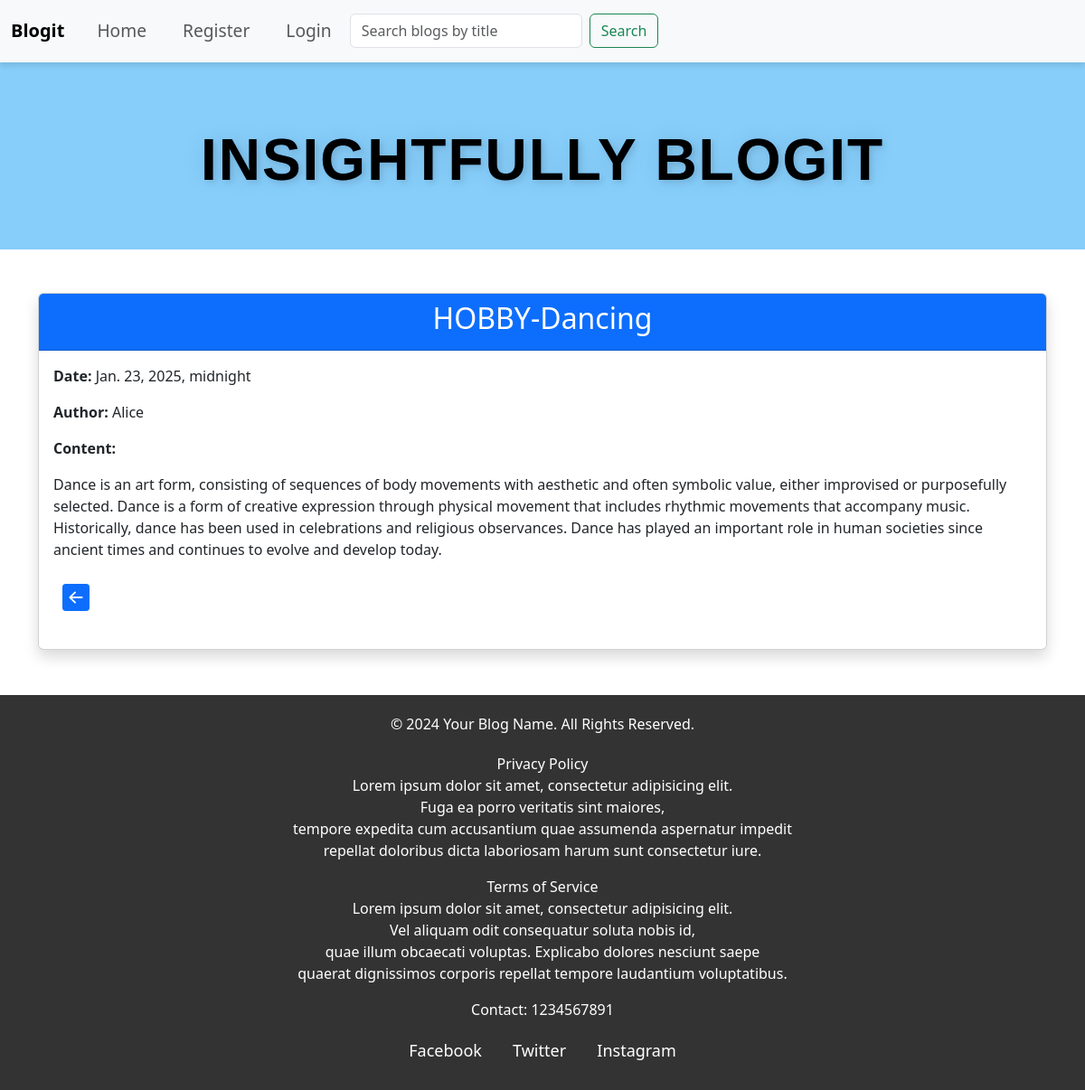
Page /detailedview/6/ on the earlier database version.
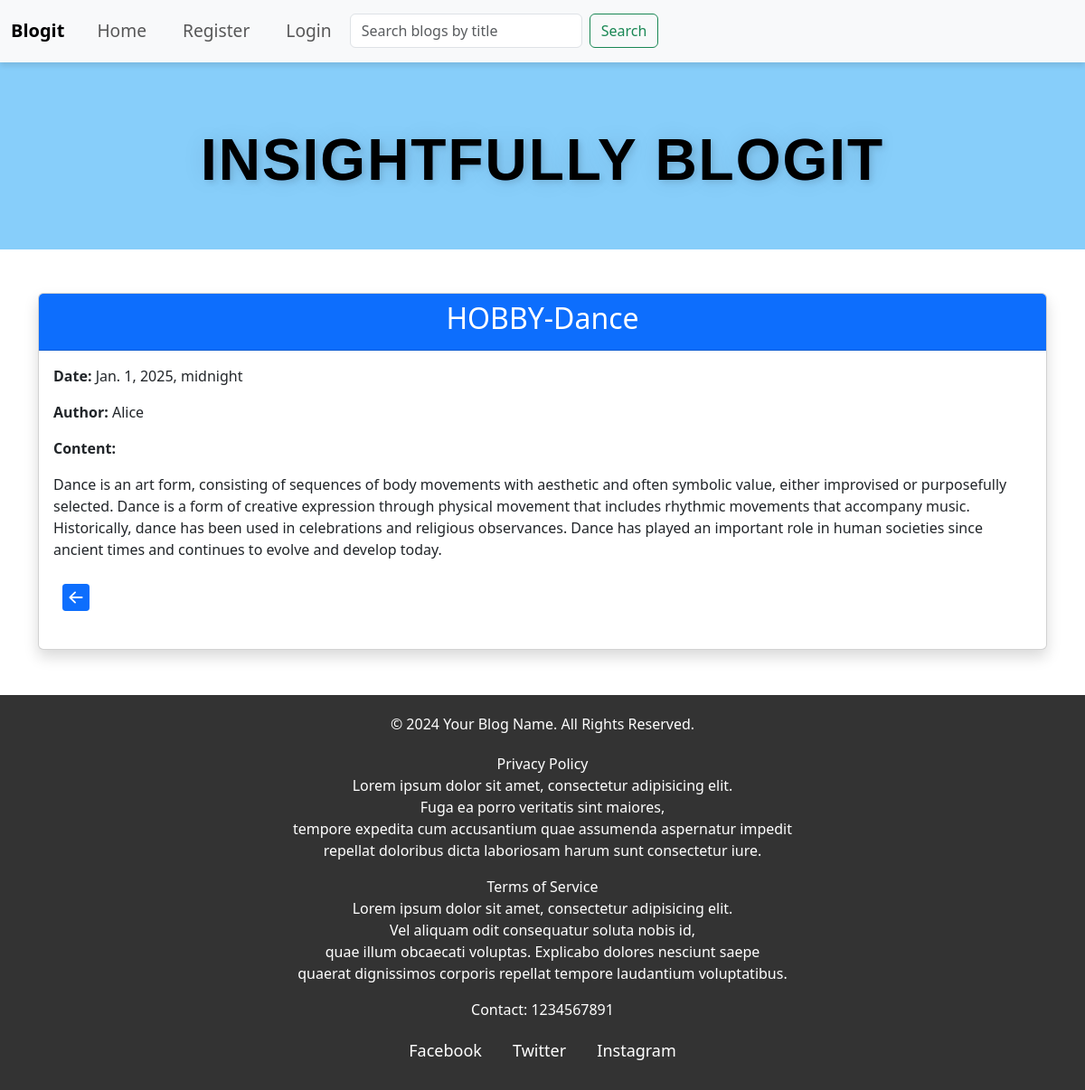
Same page on the later database version.
### blogit/models.py (models this page shows)
class BlogDetailss(models.Model):
    uid=models.CharField(max_length=10)
    blog_title = models.CharField(max_length=100)
    blog_date = models.DateTimeField(auto_now_add=True)
    blog_author = models.CharField(max_length=100)
    blog_content = models.TextField()

### blogit/views.py (the view)
# urls.py: path('detailedview/<int:id>/', views.detailedview, name='detailedview'),
def detailedview(request, id):
    data = get_object_or_404(BlogDetailss, id=id)
    return render(request, 'detailed_view.html', {'result': data})

### templates/detailed_view.html (shortened to what this page needs)
{% load static %}
{% include 'header.html' %}
<!DOCTYPE html>
<html lang="en">
<head>
    <link href="https://cdn.jsdelivr.net/npm/bootstrap@5.3.0/dist/css/bootstrap.min.css" rel="stylesheet">
</head>
<body>
    <div class="container mt-5" style="margin: auto;margin-bottom: 50px;">
        <div class="card shadow">
            <div class="card-header text-center bg-primary text-white">
                <h2>{{ result.blog_title }}</h2>
            </div>
            <div class="card-body">
                <p><strong>Date:</strong> {{ result.blog_date }}</p>
                <p><strong>Author:</strong> {{ result.blog_author }}</p>
                <p><strong>Content:</strong></p>
                <p>{{ result.blog_content }}</p>
                <p><a href="{% url 'index' %}"></a>
                  </p>
            </div>
        </div>
    </div>
</body>
</html>
{% include 'footer.html' %}

Differences in the rows shown:
changed BlogDetailss "Alice": blog_title "HOBBY-Dancing" → "HOBBY-Dance"; blog_date "Jan. 23, 2025, midnight" → "Jan. 1, 2025, midnight"
